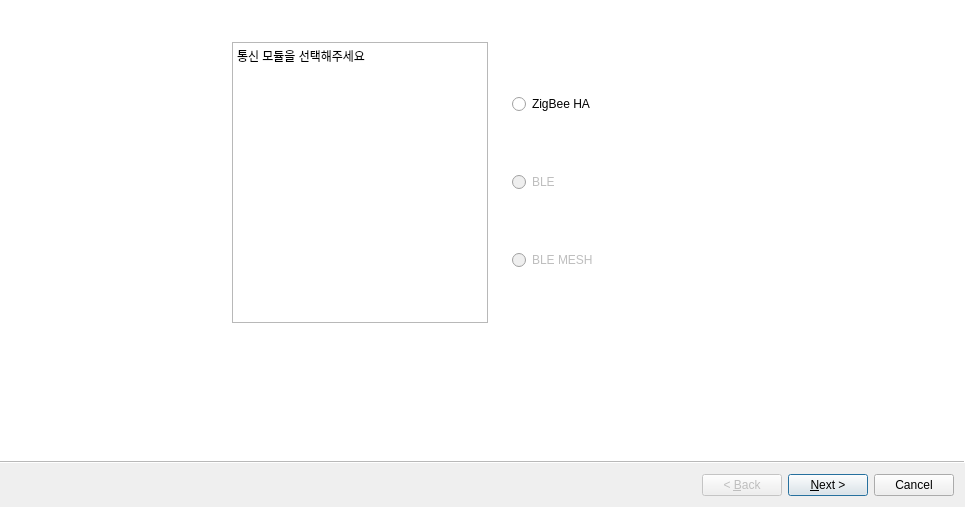
<?xml version="1.0" encoding="UTF-8"?>
<ui version="4.0">
 <class>wizard_connection</class>
 <widget class="QWizard" name="wizard_connection">
  <property name="geometry">
   <rect>
    <x>0</x>
    <y>0</y>
    <width>965</width>
    <height>507</height>
   </rect>
  </property>
  <property name="windowTitle">
   <string>Wizard</string>
  </property>
  <property name="modal">
   <bool>false</bool>
  </property>
  <property name="wizardStyle">
   <enum>QWizard::ModernStyle</enum>
  </property>
  <widget class="QWizardPage" name="page1">
   <attribute name="pageId">
    <string notr="true">1</string>
   </attribute>
   <widget class="QWidget" name="verticalLayoutWidget">
    <property name="geometry">
     <rect>
      <x>510</x>
      <y>40</y>
      <width>401</width>
      <height>281</height>
     </rect>
    </property>
    <layout class="QVBoxLayout" name="verticalLayout">
     <item>
      <widget class="QRadioButton" name="radioButton_zigbee">
       <property name="text">
        <string>ZigBee HA</string>
       </property>
      </widget>
     </item>
     <item>
      <widget class="QRadioButton" name="radioButton_ble">
       <property name="enabled">
        <bool>false</bool>
       </property>
       <property name="text">
        <string>BLE</string>
       </property>
      </widget>
     </item>
     <item>
      <widget class="QRadioButton" name="radioButton_ble_mesh">
       <property name="enabled">
        <bool>false</bool>
       </property>
       <property name="text">
        <string>BLE MESH</string>
       </property>
      </widget>
     </item>
    </layout>
   </widget>
   <widget class="QTextBrowser" name="textBrowser_p1_help">
    <property name="geometry">
     <rect>
      <x>230</x>
      <y>40</y>
      <width>256</width>
      <height>281</height>
     </rect>
    </property>
    <property name="html">
     <string>&lt;!DOCTYPE HTML PUBLIC &quot;-//W3C//DTD HTML 4.0//EN&quot; &quot;http://www.w3.org/TR/REC-html40/strict.dtd&quot;&gt;
&lt;html&gt;&lt;head&gt;&lt;meta name=&quot;qrichtext&quot; content=&quot;1&quot; /&gt;&lt;style type=&quot;text/css&quot;&gt;
p, li { white-space: pre-wrap; }
&lt;/style&gt;&lt;/head&gt;&lt;body style=&quot; font-family:'Gulim'; font-size:9pt; font-weight:400; font-style:normal;&quot;&gt;
&lt;p style=&quot; margin-top:0px; margin-bottom:0px; margin-left:0px; margin-right:0px; -qt-block-indent:0; text-indent:0px;&quot;&gt;&lt;span style=&quot; font-family:'Gulim';&quot;&gt;통신 모듈을 선택해주세요&lt;/span&gt;&lt;/p&gt;&lt;/body&gt;&lt;/html&gt;</string>
    </property>
   </widget>
  </widget>
  <widget class="QWizardPage" name="page_zigbee">
   <property name="subTitle">
    <string>ZigBee HA 연결 과정입니다.</string>
   </property>
   <attribute name="pageId">
    <string notr="true">2</string>
   </attribute>
   <widget class="QTextBrowser" name="textBrowser_2">
    <property name="geometry">
     <rect>
      <x>410</x>
      <y>0</y>
      <width>261</width>
      <height>371</height>
     </rect>
    </property>
    <property name="html">
     <string>&lt;!DOCTYPE HTML PUBLIC &quot;-//W3C//DTD HTML 4.0//EN&quot; &quot;http://www.w3.org/TR/REC-html40/strict.dtd&quot;&gt;
&lt;html&gt;&lt;head&gt;&lt;meta name=&quot;qrichtext&quot; content=&quot;1&quot; /&gt;&lt;style type=&quot;text/css&quot;&gt;
p, li { white-space: pre-wrap; }
&lt;/style&gt;&lt;/head&gt;&lt;body style=&quot; font-family:'Gulim'; font-size:9pt; font-weight:400; font-style:normal;&quot;&gt;
&lt;p style=&quot; margin-top:0px; margin-bottom:0px; margin-left:0px; margin-right:0px; -qt-block-indent:0; text-indent:0px;&quot;&gt;&lt;a href=&quot;https://graph.api.smartthings.com/&quot;&gt;&lt;span style=&quot; font-family:'Gulim'; text-decoration: underline; color:#0000ff;&quot;&gt;SmartThings 홈페이지&lt;/span&gt;&lt;/a&gt;&lt;span style=&quot; font-family:'Gulim';&quot;&gt;에 로그인 후 My Location 페이지에 들어가서 SmartThings와 연결 된 허브를 선택하세요&lt;/span&gt;&lt;/p&gt;
&lt;p style=&quot;-qt-paragraph-type:empty; margin-top:0px; margin-bottom:0px; margin-left:0px; margin-right:0px; -qt-block-indent:0; text-indent:0px; font-family:'Gulim';&quot;&gt;&lt;br /&gt;&lt;/p&gt;
&lt;p style=&quot; margin-top:0px; margin-bottom:0px; margin-left:0px; margin-right:0px; -qt-block-indent:0; text-indent:0px;&quot;&gt;&lt;span style=&quot; font-family:'Gulim';&quot;&gt;그 후, 허브의 ZigBee 부분의 Channel을 입력해주세요 (예시 참조)&lt;/span&gt;&lt;/p&gt;
&lt;p style=&quot;-qt-paragraph-type:empty; margin-top:0px; margin-bottom:0px; margin-left:0px; margin-right:0px; -qt-block-indent:0; text-indent:0px; font-family:'Gulim';&quot;&gt;&lt;br /&gt;&lt;/p&gt;
&lt;p style=&quot; margin-top:0px; margin-bottom:0px; margin-left:0px; margin-right:0px; -qt-block-indent:0; text-indent:0px;&quot;&gt;&lt;span style=&quot; font-family:'Gulim';&quot;&gt;같은 페이지 아래의 허브에 연결된 LED 장치의 Display Name과 ZigBee ID(16진수)를 입력하세요&lt;/span&gt;&lt;/p&gt;
&lt;p style=&quot;-qt-paragraph-type:empty; margin-top:0px; margin-bottom:0px; margin-left:0px; margin-right:0px; -qt-block-indent:0; text-indent:0px; font-family:'Gulim';&quot;&gt;&lt;br /&gt;&lt;/p&gt;
&lt;p style=&quot; margin-top:0px; margin-bottom:0px; margin-left:0px; margin-right:0px; -qt-block-indent:0; text-indent:0px;&quot;&gt;&lt;span style=&quot; font-family:'Gulim';&quot;&gt;윈도우에서 검색-&amp;gt;장치관리자-&amp;gt;포트(COM &amp;amp; LPT)에서 USB 직렬장치를 찾아서 해당 COM Port를 선택해주세요&lt;/span&gt;&lt;/p&gt;
&lt;p style=&quot;-qt-paragraph-type:empty; margin-top:0px; margin-bottom:0px; margin-left:0px; margin-right:0px; -qt-block-indent:0; text-indent:0px; font-family:'Gulim';&quot;&gt;&lt;br /&gt;&lt;/p&gt;
&lt;p style=&quot; margin-top:0px; margin-bottom:0px; margin-left:0px; margin-right:0px; -qt-block-indent:0; text-indent:0px;&quot;&gt;&lt;span style=&quot; font-family:'Gulim';&quot;&gt;위의 정보를 모두 입력했으면 연결하기를 눌러주세요 연결 완료가 뜨면 Next를 누르세요&lt;/span&gt;&lt;/p&gt;
&lt;p style=&quot;-qt-paragraph-type:empty; margin-top:0px; margin-bottom:0px; margin-left:0px; margin-right:0px; -qt-block-indent:0; text-indent:0px; font-family:'Gulim';&quot;&gt;&lt;br /&gt;&lt;/p&gt;&lt;/body&gt;&lt;/html&gt;</string>
    </property>
   </widget>
   <widget class="QTextBrowser" name="textBrowser_3">
    <property name="geometry">
     <rect>
      <x>0</x>
      <y>0</y>
      <width>401</width>
      <height>301</height>
     </rect>
    </property>
    <property name="html">
     <string>&lt;!DOCTYPE HTML PUBLIC &quot;-//W3C//DTD HTML 4.0//EN&quot; &quot;http://www.w3.org/TR/REC-html40/strict.dtd&quot;&gt;
&lt;html&gt;&lt;head&gt;&lt;meta name=&quot;qrichtext&quot; content=&quot;1&quot; /&gt;&lt;style type=&quot;text/css&quot;&gt;
p, li { white-space: pre-wrap; }
&lt;/style&gt;&lt;/head&gt;&lt;body style=&quot; font-family:'Gulim'; font-size:9pt; font-weight:400; font-style:normal;&quot;&gt;
&lt;p style=&quot; margin-top:0px; margin-bottom:0px; margin-left:0px; margin-right:0px; -qt-block-indent:0; text-indent:0px;&quot;&gt;&lt;img src=&quot;:/newPrefix/zigbee_hub.jpg&quot; /&gt;&lt;/p&gt;
&lt;p style=&quot; margin-top:0px; margin-bottom:0px; margin-left:0px; margin-right:0px; -qt-block-indent:0; text-indent:0px;&quot;&gt;&lt;span style=&quot; font-family:'Gulim';&quot;&gt;&amp;lt;Hub의 ZigBee 정보 예시&amp;gt;&lt;/span&gt;&lt;/p&gt;
&lt;p style=&quot;-qt-paragraph-type:empty; margin-top:0px; margin-bottom:0px; margin-left:0px; margin-right:0px; -qt-block-indent:0; text-indent:0px; font-family:'Gulim';&quot;&gt;&lt;br /&gt;&lt;/p&gt;
&lt;p style=&quot; margin-top:0px; margin-bottom:0px; margin-left:0px; margin-right:0px; -qt-block-indent:0; text-indent:0px;&quot;&gt;&lt;img src=&quot;:/newPrefix/zigbee_bulb.jpg&quot; /&gt;&lt;/p&gt;
&lt;p style=&quot; margin-top:0px; margin-bottom:0px; margin-left:0px; margin-right:0px; -qt-block-indent:0; text-indent:0px;&quot;&gt;&lt;span style=&quot; font-family:'Gulim';&quot;&gt;&amp;lt;LED 장치 name 및 Id 예시&amp;gt;&lt;/span&gt;&lt;/p&gt;&lt;/body&gt;&lt;/html&gt;</string>
    </property>
   </widget>
   <widget class="QWidget" name="">
    <property name="geometry">
     <rect>
      <x>690</x>
      <y>0</y>
      <width>201</width>
      <height>361</height>
     </rect>
    </property>
    <layout class="QVBoxLayout" name="verticalLayout_7">
     <item>
      <layout class="QVBoxLayout" name="verticalLayout_6">
       <item>
        <widget class="QLabel" name="label_channel">
         <property name="font">
          <font>
           <family>Arial</family>
           <pointsize>12</pointsize>
           <weight>75</weight>
           <bold>true</bold>
          </font>
         </property>
         <property name="text">
          <string>채널</string>
         </property>
        </widget>
       </item>
       <item>
        <widget class="QLineEdit" name="lineEdit_channel">
         <property name="font">
          <font>
           <family>Arial</family>
           <pointsize>9</pointsize>
          </font>
         </property>
        </widget>
       </item>
      </layout>
     </item>
     <item>
      <layout class="QVBoxLayout" name="verticalLayout_4">
       <item>
        <widget class="QLabel" name="label_name">
         <property name="font">
          <font>
           <family>Arial</family>
           <pointsize>12</pointsize>
           <weight>75</weight>
           <bold>true</bold>
          </font>
         </property>
         <property name="text">
          <string>장치 이름</string>
         </property>
        </widget>
       </item>
       <item>
        <widget class="QLineEdit" name="lineEdit_name">
         <property name="font">
          <font>
           <family>Arial</family>
           <pointsize>9</pointsize>
          </font>
         </property>
        </widget>
       </item>
      </layout>
     </item>
     <item>
      <layout class="QVBoxLayout" name="verticalLayout_5">
       <item>
        <widget class="QLabel" name="label_zigbeeid">
         <property name="font">
          <font>
           <family>Arial</family>
           <pointsize>12</pointsize>
          </font>
         </property>
         <property name="text">
          <string>ZigBee ID</string>
         </property>
        </widget>
       </item>
       <item>
        <widget class="QLineEdit" name="lineEdit_zigbeeid">
         <property name="font">
          <font>
           <family>Arial</family>
           <pointsize>9</pointsize>
          </font>
         </property>
        </widget>
       </item>
      </layout>
     </item>
     <item>
      <layout class="QVBoxLayout" name="verticalLayout_3">
       <item>
        <widget class="QLabel" name="label_port">
         <property name="font">
          <font>
           <family>Arial</family>
           <pointsize>12</pointsize>
           <weight>75</weight>
           <bold>true</bold>
          </font>
         </property>
         <property name="text">
          <string>포트 선택</string>
         </property>
        </widget>
       </item>
       <item>
        <widget class="QComboBox" name="comboBox_port"/>
       </item>
      </layout>
     </item>
     <item>
      <widget class="QPushButton" name="pushButton_connect_zigbee_device">
       <property name="text">
        <string>연결하기</string>
       </property>
      </widget>
     </item>
     <item>
      <widget class="QPushButton" name="pushButton_save_zigbee_device">
       <property name="text">
        <string>장치 정보 저장하기</string>
       </property>
      </widget>
     </item>
     <item>
      <widget class="QPushButton" name="pushButton_load_zigbee_device">
       <property name="text">
        <string>장치 정보 불러오기</string>
       </property>
      </widget>
     </item>
    </layout>
   </widget>
  </widget>
 </widget>
 <resources>
  <include location="zigbee_hub.qrc"/>
 </resources>
 <connections/>
</ui>
